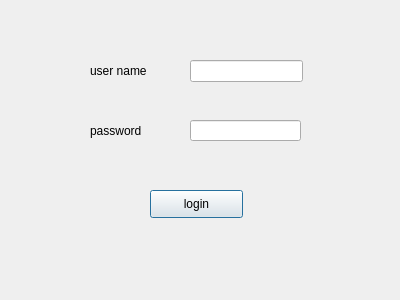
<?xml version="1.0" encoding="UTF-8"?>
<ui version="4.0">
 <class>Dialog</class>
 <widget class="QDialog" name="Dialog">
  <property name="geometry">
   <rect>
    <x>0</x>
    <y>0</y>
    <width>400</width>
    <height>300</height>
   </rect>
  </property>
  <property name="windowTitle">
   <string>Dialog</string>
  </property>
  <widget class="QLabel" name="username">
   <property name="geometry">
    <rect>
     <x>90</x>
     <y>120</y>
     <width>71</width>
     <height>21</height>
    </rect>
   </property>
   <property name="text">
    <string>password</string>
   </property>
  </widget>
  <widget class="QLabel" name="password">
   <property name="geometry">
    <rect>
     <x>90</x>
     <y>60</y>
     <width>61</width>
     <height>21</height>
    </rect>
   </property>
   <property name="text">
    <string>user name</string>
   </property>
  </widget>
  <widget class="QLineEdit" name="lineEdit">
   <property name="geometry">
    <rect>
     <x>190</x>
     <y>60</y>
     <width>113</width>
     <height>22</height>
    </rect>
   </property>
  </widget>
  <widget class="QLineEdit" name="lineEdit_2">
   <property name="geometry">
    <rect>
     <x>190</x>
     <y>120</y>
     <width>111</width>
     <height>21</height>
    </rect>
   </property>
  </widget>
  <widget class="QPushButton" name="login_button">
   <property name="geometry">
    <rect>
     <x>150</x>
     <y>190</y>
     <width>93</width>
     <height>28</height>
    </rect>
   </property>
   <property name="text">
    <string>login</string>
   </property>
  </widget>
 </widget>
 <resources/>
 <connections/>
</ui>
